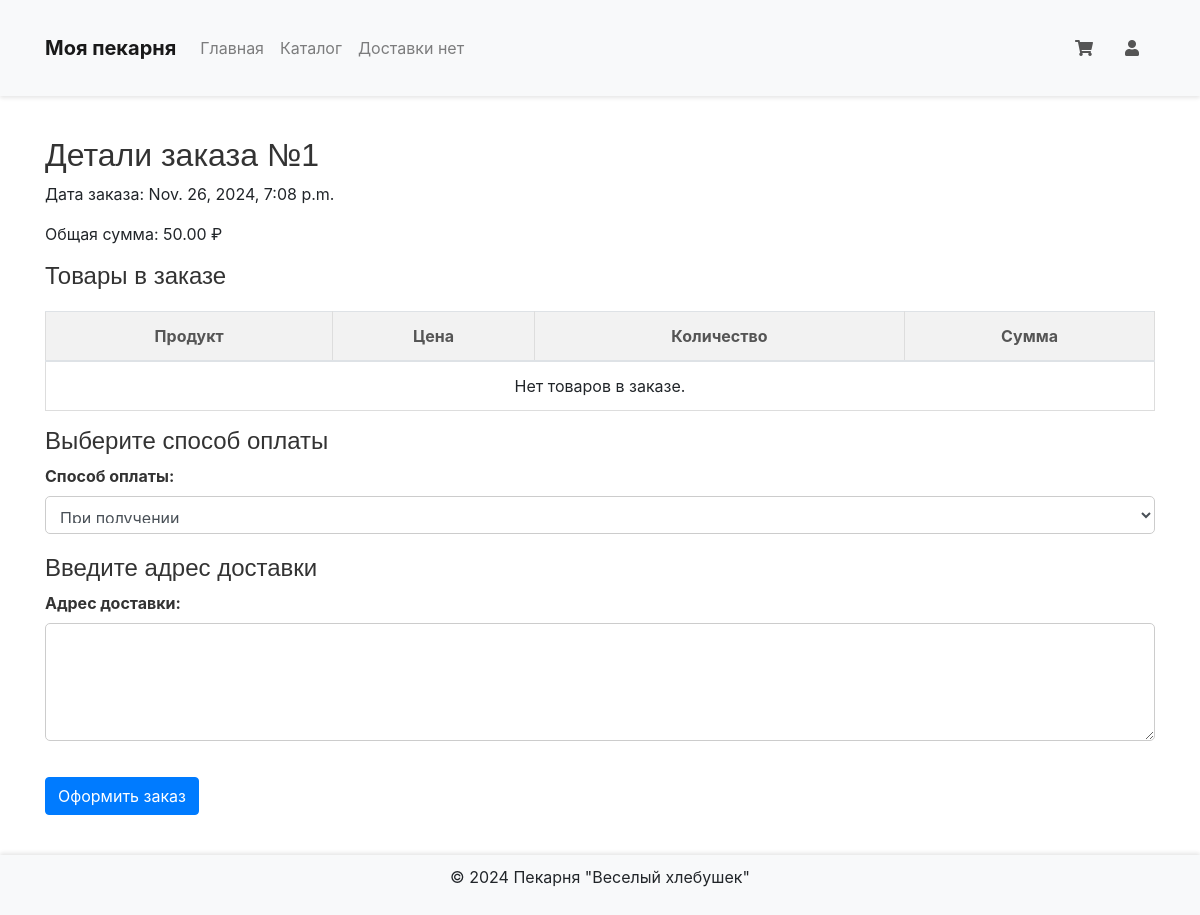
Screenshot of /order/1/ with the database file from the repository.
### bakery_app/models.py (models this page shows, shortened)
class Order(models.Model):
    customer = models.ForeignKey(Customer, on_delete=models.CASCADE, related_name='orders')
    order_date = models.DateTimeField(auto_now_add=True)
    total_amount = models.DecimalField(max_digits=10, decimal_places=2)
    delivery_address = models.TextField(null=True, blank=True)  # Адрес доставки

### bakery_app/views.py (the view)
# urls.py: path('order/<int:order_id>/', views.order_detail, name='order_detail'),
def order_detail(request, order_id):
    order = get_object_or_404(Order, id=order_id)
    return render(request, 'bakery_app/order_detail.html', {'order': order})

### bakery_app/templates/bakery_app/order_detail.html (shortened to what this page needs)
{% extends 'bakery_app/base.html' %}
{% block content %}
<div class="container">
    <h2>Детали заказа №{{ order.id }}</h2>
    <p>Дата заказа: {{ order.order_date }}</p>
    <p>Общая сумма: {{ order.total_amount }} ₽</p>
    <h4>Товары в заказе</h4>
    <table class="table">
        <thead>
            <tr>
                <th>Продукт</th>
                <th>Цена</th>
                <th>Количество</th>
                <th>Сумма</th>
            </tr>
        </thead>
        <tbody>
            {% for item in order.items.all %}
            <tr>
                <td>{{ item.product.name }}</td>
                <td>{{ item.price }} ₽</td>
                <td>{{ item.quantity }}</td>
                <td>{{ item.total_price }} ₽</td>
            </tr>
            {% empty %}
            <tr>
                <td colspan="4" class="text-center">Нет товаров в заказе.</td>
            </tr>
            {% endfor %}
        </tbody>
    </table>
    <h4>Выберите способ оплаты</h4>
    <form method="POST" action="{% url 'checkout' %}">
        <div class="form-group">
            <label for="payment_method">Способ оплаты:</label>
            <select name="payment_method" id="payment_method" class="form-control">
                <option value="cash_on_delivery">При получении</option>
            </select>
        </div>
        <h4>Введите адрес доставки</h4>
        <div class="form-group">
            <label for="delivery_address">Адрес доставки:</label>
            <textarea name="delivery_address" id="delivery_address" rows="4" class="form-control" required></textarea>
        </div>
        <button type="submit" class="btn btn-primary mt-3">Оформить заказ</button>
    </form>
</div>
{% endblock %}

### bakery_app/static/css/styles.css (style rules this page uses)
body { font-family: Arial, sans-serif; margin: 0; padding: 0; }
.container { max-width: 1200px; margin: 0 auto; }
h2, h4 { font-family: 'Arial', sans-serif; font-size: 24px; color: #333; }
.table { margin-top: 20px; }
.table th, .table td { text-align: center; vertical-align: middle; }
.form-group label { font-size: 16px; }
textarea.form-control { height: 150px; }
.btn-primary { background-color: #5cb85c; border-color: #4cae4c; }
.container { max-width: 1200px; margin: 0 auto; padding: 20px; }
h2, h4 { font-family: 'Arial', sans-serif; font-size: 24px; color: #333; margin-bottom: 20px; }
.table { width: 100%; margin-top: 20px; border-collapse: collapse; }
.table th, .table td { text-align: center; vertical-align: middle; padding: 15px; border: 1px solid #ddd; }
.table th { background-color: #f2f2f2; color: #555; }
.table td { background-color: #fff; }
.form-group label { font-size: 16px; font-weight: bold; color: #333; margin-bottom: 8px; }
textarea.form-control { height: 150px; font-size: 16px; padding: 10px; border-radius: 5px; border: 1px solid #ccc; margin-bottom: 20px; }
select.form-control { padding: 10px; font-size: 16px; border-radius: 5px; border: 1px solid #ccc; margin-bottom: 20px; }
.btn-primary { background-color: #5cb85c; border-color: #4cae4c; padding: 12px 30px; font-size: 18px; border-radius: 5px; cursor: pointer; }

### rows the page displays
Order: id "1", order_date "Nov. 26, 2024, 7:08 p.m.", total_amount "50.00"
